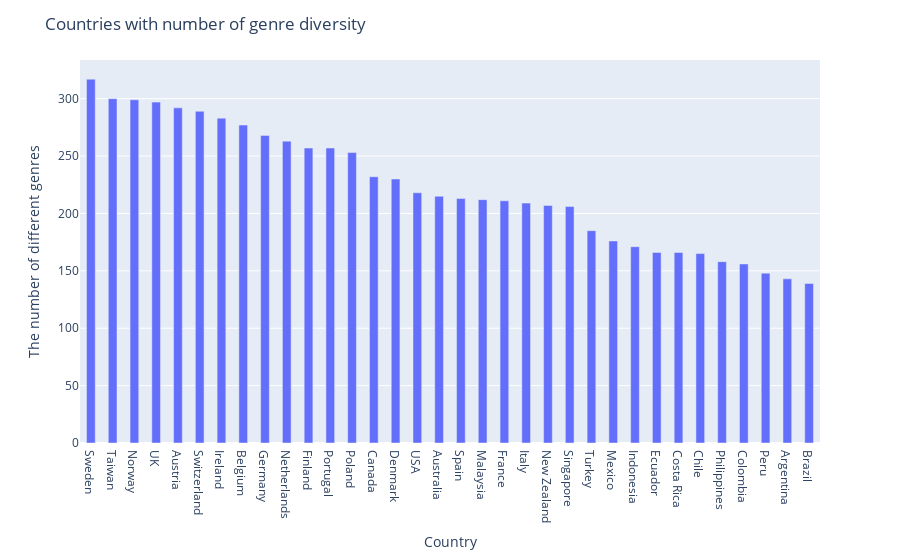

Write notebook code for a chart like this one.
### Markdown cell above
### Countries with number of genre diversity

### Code cell
count_genre2 = df.groupby('Country')['Genre'].nunique().sort_values(ascending= False)
fig = px.bar(x=count_genre2.index, y=count_genre2.values, labels={'x':'Country', 'y':'The number of different genres'})
fig.update_layout(title='Countries with number of genre diversity ')
fig.update_traces(width=0.4)
fig.show()

### Figure 1 — Plotly figure (JSON) as saved in the notebook; plotly's stock layout.template omitted (floating-point values rounded to 4 significant figures)
{"data": [{"alignmentgroup": "True", "hovertemplate": "Country=%{x}<br>The number of different genres=%{y}<extra></extra>", "legendgroup": "", "marker": {"color": "#636efa", "pattern": {"shape": ""}}, "name": "", "offsetgroup": "", "orientation": "v", "showlegend": false, "textposition": "auto", "type": "bar", "width": 0.4, "x": ["Sweden", "Taiwan", "Norway", "UK", "Austria", "Switzerland", "Ireland", "Belgium", "Germany", "Netherlands", "Finland", "Portugal", "Poland", "Canada", "Denmark", "USA", "Australia", "Spain", "Malaysia", "France", "Italy", "New Zealand", "Singapore", "Turkey", "Mexico", "Indonesia", "Ecuador", "Costa Rica", "Chile", "Philippines", "Colombia", "Peru", "Argentina", "Brazil"], "xaxis": "x", "y": [317, 300, 299, 297, 292, 289, 283, 277, 268, 263, 257, 257, 253, 232, 230, 218, 215, 213, 212, 211, 209, 207, 206, 185, 176, 171, 166, 166, 165, 158, 156, 148, 143, 139], "yaxis": "y"}], "layout": {"barmode": "relative", "legend": {"tracegroupgap": 0}, "margin": {"t": 60}, "title": {"text": "Countries with number of genre diversity "}, "xaxis": {"anchor": "y", "domain": [0, 1], "title": {"text": "Country"}}, "yaxis": {"anchor": "x", "domain": [0, 1], "title": {"text": "The number of different genres"}}}}
